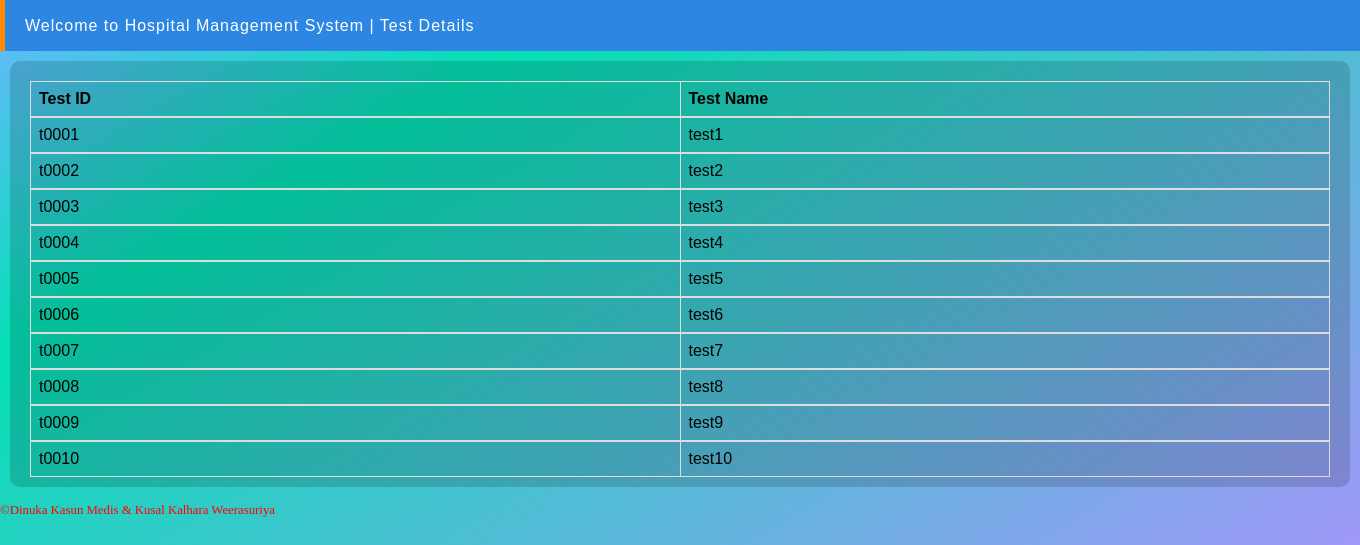
The app's page /ViewTest.php with its own data.
### tables this page shows
CREATE TABLE `test` (
  `test_id` varchar(10) NOT NULL,
  `test_name` varchar(100) NOT NULL
);

### ViewTest.php (the view, shortened to what this page needs)
<?php
require 'connect.inc.php';
?>
<html>
<head>
    <link rel="stylesheet" type="text/css" href="mystyle.css">
</head>
<body>
    <header class="header"><p>Welcome to Hospital Management System | Test Details </p></header>
    <form method="post" action="ViewTest.php">
        <div class="main-top" >
        <div>
        <?php
                $sql4 = "SELECT * FROM `test`";
                $result = $conn->query($sql4);
                if ($result->num_rows > 0) {
                    ?>
                <table style="width:100%">
                    <tr>
                        <th width="100">Test ID</th>
                        <th width="100">Test Name</th>
                     </tr>
                </table>
                <?php
                    while($row = $result->fetch_assoc()) {
                        ?>
                            <table style="width:100%">
                                <tr>
                                    <td width="100"><?php echo $row['test_id']?></td>
                                    <td width="100"><?php echo $row['test_name']?></td>
                                </tr>
                            </table>
                        <?php
                    }
                } else {
                    echo "0 results";
                }
        ?>
        </div>
    </div>
    </form>
    <p style="color:red; font-size:80%;">©Dinuka Kasun Medis & Kusal Kalhara Weerasuriya</p>
</body>
</html>

### mystyle.css (style rules this page uses)
body { background-image: -ms-linear-gradient(bottom right, #AF91FF 10%, #04E0B4 78%, #66B8FF 99%); background-image: -moz-linear-gradient(bottom right, #AF91FF 10%, #04E0B4 78%, #66B8FF 99%); background-image: -o-linear-gradient(bottom right, #AF91FF 10%, #04E0B4 78%, #66B8FF 99%); background-image: -webkit-gradient(linear, right bottom, left top, color-stop(10, #AF91FF), color-stop(78, #04E0B4), color-stop(99, #66B8FF)); background-image: -webkit-linear-gradient(bottom right, #AF91FF 10%, #04E0B4 78%, #66B8FF 99%); background-image: linear-gradient(to top left, #AF91FF 10%, #04E0B4 78%,#66B8FF 99%); height: 100%; background-attachment: fixed; }
.header p { color: white; font-family:sans-serif; letter-spacing:1px; font-weight: 500 }
.header { width:auto; height: 50px; background-color: #2d87e2; margin-top: 0px; padding-top:1px; padding-left: 20px; border-left-style: solid; border-left-width:thick; border-left-color: darkorange; }
.main-top { padding:20px 20px 10px 20px; width:500px; height: auto; background-color: rgba(0, 0, 0, 0.15); margin-left: auto; margin-right: auto; margin-top: 20px; margin-bottom: auto; border-radius: 10px; }
table { font-family: arial, sans-serif; border-collapse: collapse; width: 100%; }
td, th { border: 1px solid #dddddd; text-align: left; padding: 8px; }
html,body { margin: 0 auto 0 auto; box-sizing:border-box; }

### ViewTest.php (style rules this page uses)
.main-top { padding:20px 20px 10px 20px; width:1300px; height: auto; background-color: rgba(0, 0, 0, 0.15); margin-left: 10; margin-right: 10; margin-top: 10px; margin-bottom: auto; border-radius: 10px; }
table { font-family: arial, sans-serif; border-collapse: collapse; width: 100%; }
td, th { border: 1px solid #dddddd; text-align: left; padding: 8px; }

### records on screen
test: test_id "t0001", test_name "test1"
test: test_id "t0002", test_name "test2"
test: test_id "t0003", test_name "test3"
test: test_id "t0004", test_name "test4"
test: test_id "t0005", test_name "test5"
test: test_id "t0006", test_name "test6"
test: test_id "t0007", test_name "test7"
test: test_id "t0008", test_name "test8"
test: test_id "t0009", test_name "test9"
test: test_id "t0010", test_name "test10"
